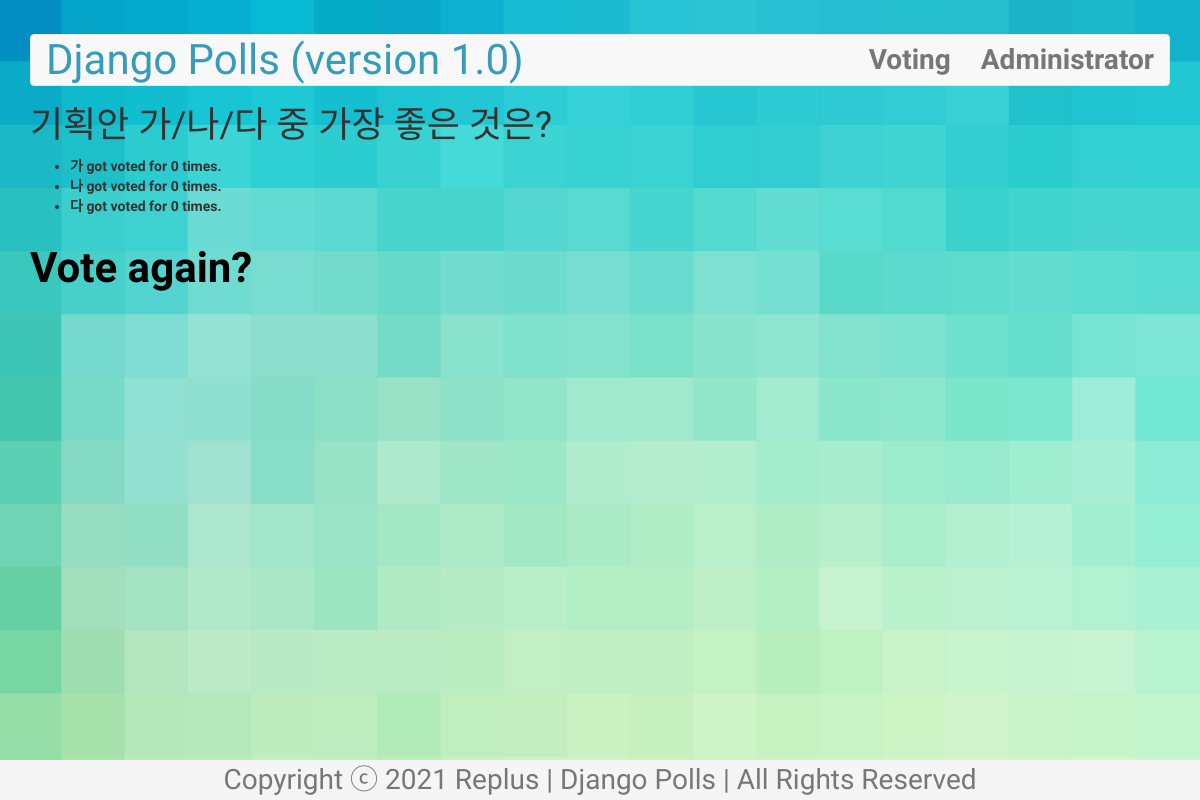
Before: /polls/4/results/ with the older database file.
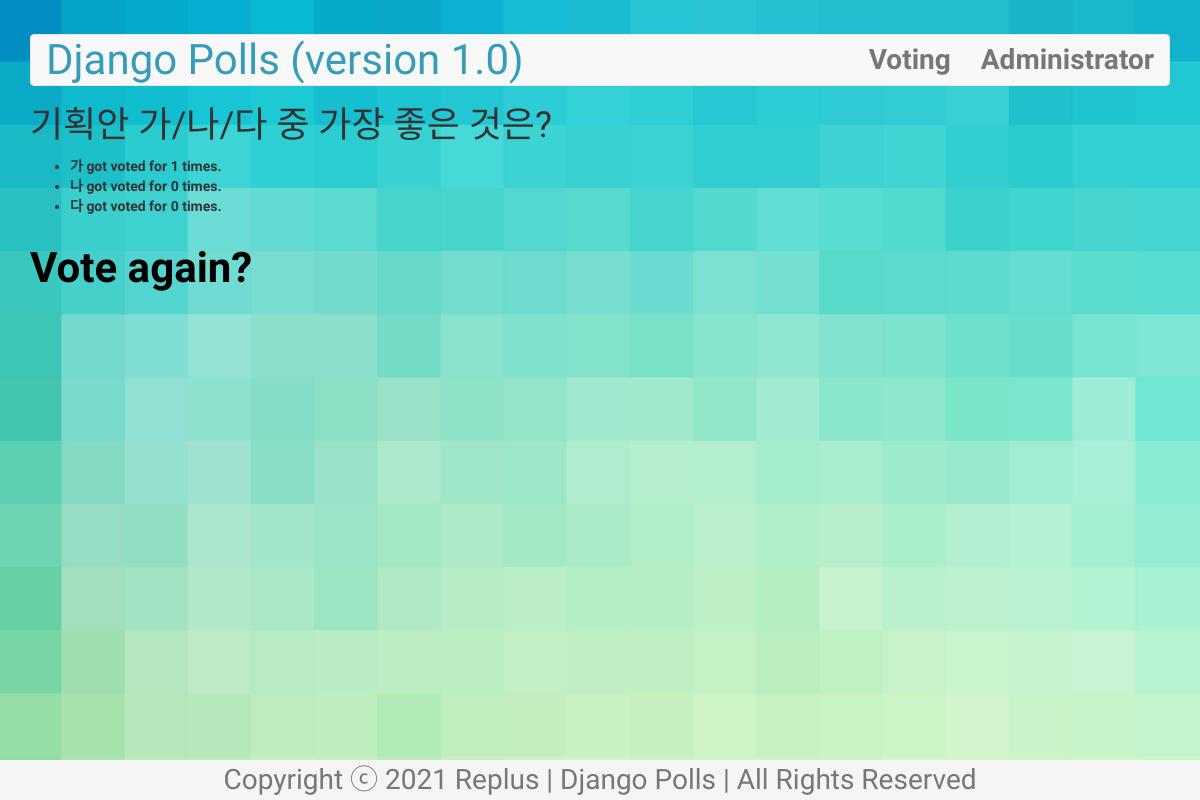
After: the same page with the newer database file.
### polls/models.py (models this page shows, shortened)
class Choice(models.Model):
    question = models.ForeignKey(Question, on_delete=models.CASCADE)
    choice_text = models.CharField(max_length=200)
    votes = models.IntegerField(default=0)

### polls/views.py (the view)
# urls.py: path('<int:question_id>/results/', views.results, name='results'),
def results(request, question_id):
    question = get_object_or_404(Question, pk=question_id)
    return render(request, 'polls/result.html', {'question':question})

### polls/templates/polls/result.html
{% extends 'polls/base.html' %} {% block content %}
<h1>{{question.question_text}}</h1>
<ul>
  {% for choice in question.choice_set.all %}
  <li>{{choice.choice_text}} got voted for {{ choice.votes }} times.</li>
  {%endfor%}
</ul>
<a href="{% url 'polls:detail' question.id %}">Vote again?</a>
{% endblock %}

Changed rows visible on the page:
changed Choice (number 1 of 3 on the later page): votes "0" → "1"
